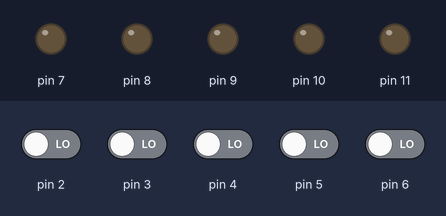
Recording of a sketch running on a simulated Arduino Uno, built with avr-gcc and run on an emulated ATmega328P. On the bench: output pins drawn as LEDs (lit = HIGH). Dashed ring = blinking. The inputs (shaded band) are chosen by the test bench; at power-on: pin 2–6 LOW.

Above: at 1.2 s.
1.3 s: pin 2 driven HIGH
At 1.37 s:
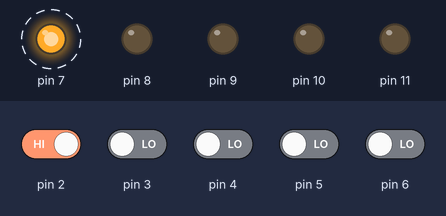
4.3 s: pin 3 driven HIGH
At 4.37 s:
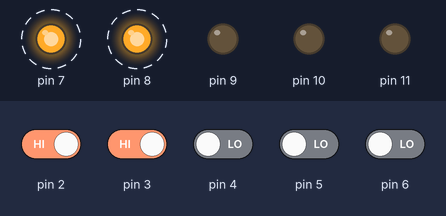
7.3 s: pin 4 driven HIGH
At 7.37 s:
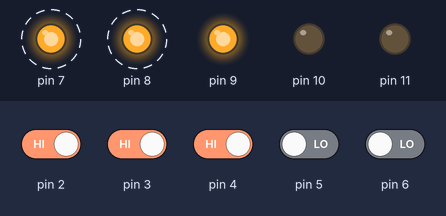
10.3 s: pin 5 driven HIGH
At 10.37 s:
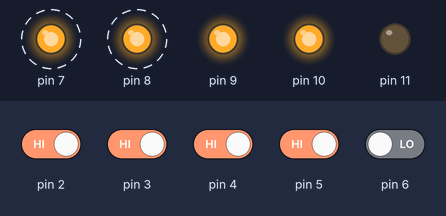
13.3 s: pin 6 driven HIGH
At 13.37 s:
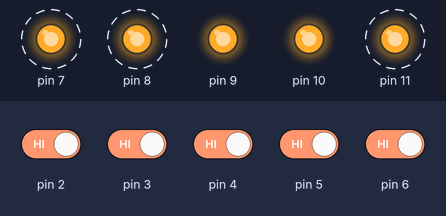
16.3 s: pin 2 driven LOW
At 16.37 s:
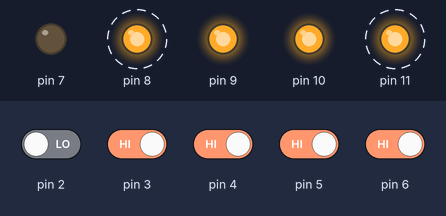
Timing chart, 0 to 20.3 s (numbered marks = the images above; inputs shaded):
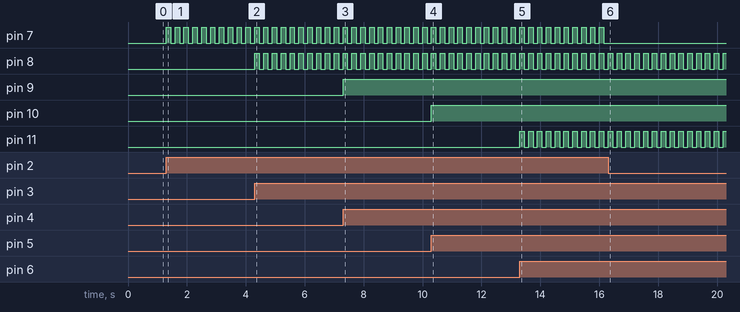

The sketch:

Signal_Tests_Library_Version.ino
```cpp
#include "SignalTests.h"

// Pin mapout
const int leftIn = 2;
const int rightIn = 3;
const int brakeIn4wire = 4;
const int brakeIn5wire = 5;
const int hazardsIn = 6;

const int leftOut = 7;
const int rightOut = 8;
const int brakeOut4wire = 9;
const int brakeOut5wire = 10;
const int hazardsOut = 11;

// Interval for blinkers
const long interval = 150; // milliseconds

// Initialize pins and simulation parameters
SignalTests sim(leftIn, rightIn, brakeIn4wire, brakeIn5wire, hazardsIn, leftOut, rightOut, brakeOut4wire, brakeOut5wire, hazardsOut, interval);

void setup() {};

void loop()
{
    // Run entire simulation automatically (read inputs and call functions to send appropriate outputs)
    sim.runSimulation();
}
```

Measured:
- after the input at 1.3 s, pin 7: alternates HIGH for 0.15 s and LOW for 0.15 s, starting at once
- after the input at 4.3 s, pin 8: alternates HIGH for 0.15 s and LOW for 0.15 s, starting at once
- after the input at 7.3 s, pin 9: LOW → HIGH at once
- after the input at 10.3 s, pin 10: LOW → HIGH at once
- after the input at 13.3 s, pin 11: alternates HIGH for 0.15 s and LOW for 0.15 s, starting at once
- after the input at 16.3 s, pin 7: stops changing and stays LOW
